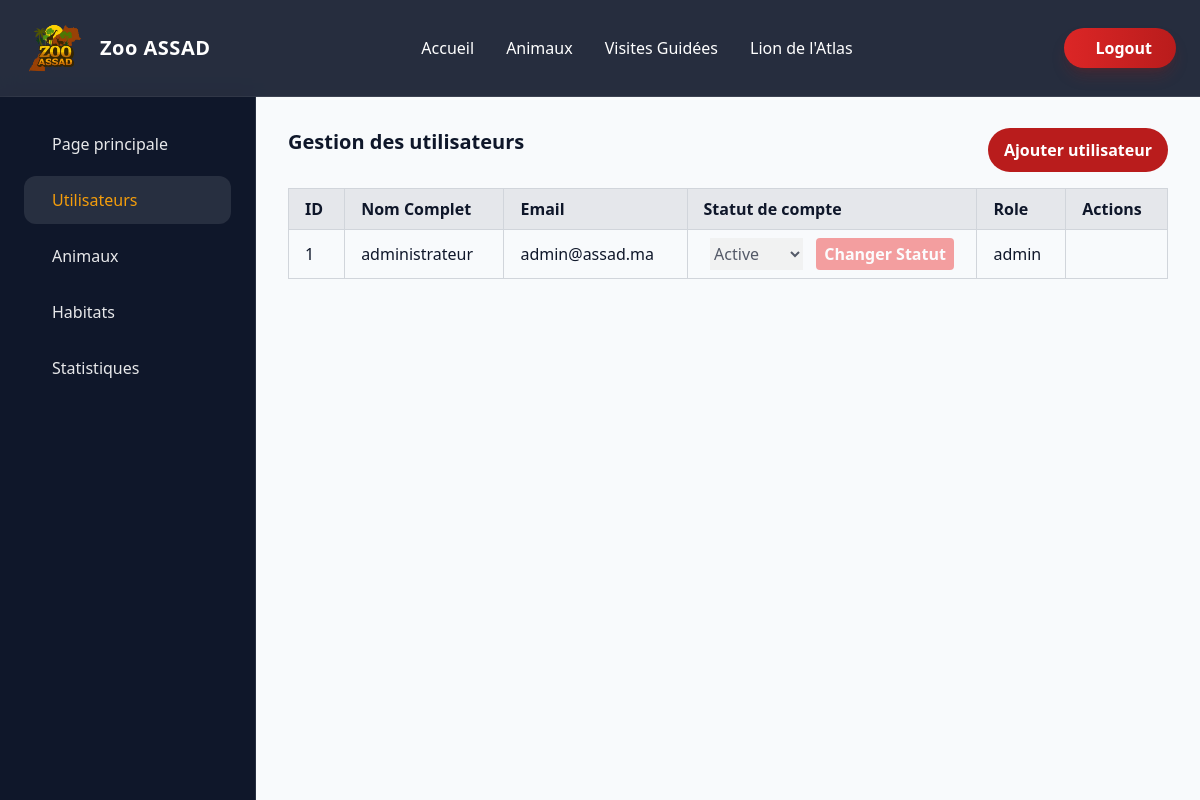
/pages/admin/manage_users.php (signed in), run on an earlier commit of the app's database.
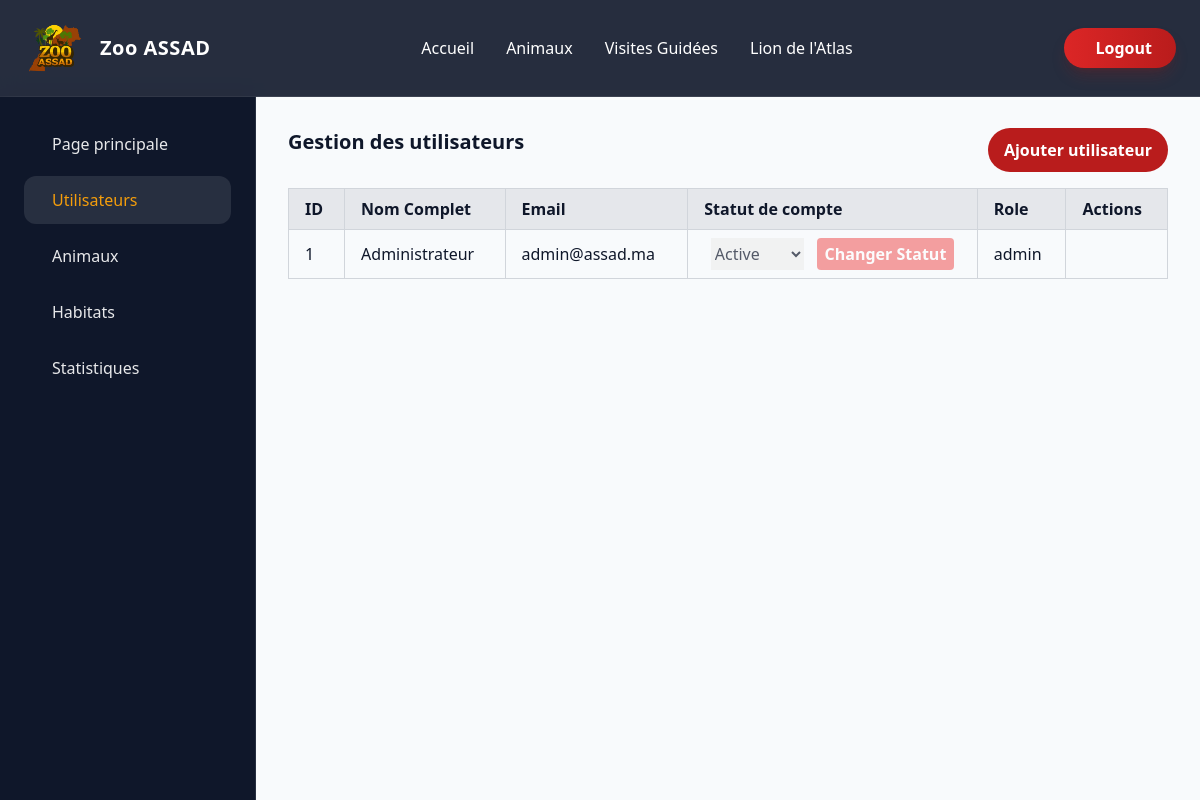
And on a later commit of the database.
### tables this page shows
CREATE TABLE utilisateurs (
    id_utilisateur INT AUTO_INCREMENT PRIMARY KEY,
    nom_complet VARCHAR(50) NOT NULL,
    email VARCHAR(256) UNIQUE NOT NULL,
    `role` ENUM('admin','visiteur','guide') NOT NULL,
    mot_de_passe VARCHAR(255) NOT NULL,
    statut_de_compet ENUM('active','blocked','en_attente') DEFAULT 'active'
);

### pages/admin/manage_users.php (the view, shortened to what this page needs)
<?php
require_once '../../config/db.php';
$users = $connexion->query("SELECT * FROM utilisateurs order by id_utilisateur desc");
?>
<!DOCTYPE html>
<html lang="fr">
<head>
  <script src="https://cdn.tailwindcss.com"></script>
  <script src="../../assets/js/tailwind-config.js"></script>
  <link rel="stylesheet" href="../../assets/css/style.css">
  <link href='https://cdn.boxicons.com/3.0.6/fonts/basic/boxicons.min.css' rel='stylesheet'>
</head>
<body class="bg-light text-dark font-sans">
  <header class="fixed top-0 w-full z-50 bg-dark/90 backdrop-blur-md border-b border-white/10">
    <div class="max-w-7xl mx-auto flex justify-between items-center px-6 py-4 text-white">
      <div class="flex items-center gap-3 group cursor-pointer">
        <div class="relative w-15 h-16">
          <img src="../../assets/images/assad_logo.png" alt="Logo Zoo ASSAD"
            class="w-full h-full object-contain logo-anim">
        </div>
        <h1 class="text-xl font-bold tracking-wide transition-colors duration-300 group-hover:text-accent">
          Zoo ASSAD
        </h1>
      </div>
      <nav class="hidden md:flex gap-8 font-medium">
        <a href="../../index.php" class="hover:text-accent transition">Accueil</a>
        <a href="../public/animals.php" class="hover:text-accent transition">Animaux</a>
        <a href="../public/visits.php" class="hover:text-accent transition">Visites Guidées</a>
        <a href="../public/lion.php" class="hover:text-accent transition">Lion de l'Atlas</a>
      </nav>
      <button onclick="window.location.href='../../actions/logout.php'" class="group flex items-center gap-2
         bg-gradient-to-r from-red-600 to-red-700
         text-white px-6 py-2 rounded-full font-semibold
         shadow-lg shadow-red-900/30
         hover:scale-105 hover:shadow-xl
         transition-all duration-300">
        <span>Logout</span>
      </button>
    </div>
  </header>
  <div class="flex pt-24">
    <aside class="fixed left-0 top-24 h-[calc(100vh-6rem)] w-64 bg-dark text-white border-r border-white/10">
      <div class="p-6">
        <a href="dashboard.php" class="flex items-center gap-3 px-4 py-3 rounded-xl
                    font-medium text-white/90
                    hover:bg-white/10 hover:text-accent
                    transition-all duration-300 group  mb-2">
          <span>Page principale</span>
        </a>
        <a href="manage_users.php" class="flex items-center gap-3 px-4 py-3 rounded-xl
                     bg-white/10 text-accent font-medium
                    hover:bg-white/10 hover:text-accent
                    transition-all duration-300 group mb-2">
          <span>Utilisateurs</span>
        </a>
        <a href="manage_animals.php" class="flex items-center gap-3 px-4 py-3 rounded-xl
                    text-white/90 font-medium
                    hover:bg-white/10 hover:text-accent
                    transition-all duration-300 group mb-2">
          <span>Animaux</span>
        </a>
        <a href="manage_habitats.php" class="flex items-center gap-3 px-4 py-3 rounded-xl
                    text-white/90 font-medium
                    hover:bg-white/10 hover:text-accent
                    transition-all duration-300 group mb-2">
          <span>Habitats</span>
        </a>
        <a href="stats.php" class="flex items-center gap-3 px-4 py-3 rounded-xl
                    text-white/90 font-medium
                    hover:bg-white/10 hover:text-accent
                    transition-all duration-300 group mb-2">
          <span>Statistiques</span>
        </a>
      </div>
    </aside>
    <main class="ml-64 w-full p-8">
      <div class="flex justify-between mb-4">
        <h2 class="text-xl font-bold mb-4">Gestion des utilisateurs</h2>
        <button onclick="afficher_modal('s-inscrire-form')"
          class="bg-red-700 text-white px-4 rounded-full font-semibold hover:scale-105 transition-all">Ajouter
          utilisateur</button>
      </div>
      <table class="w-full text-left border-collapse">
        <thead class="bg-gray-200">
          <tr>
            <th class="px-4 py-2 border border-gray-300">ID</th>
            <th class="px-4 py-2 border border-gray-300">Nom Complet</th>
            <th class="px-4 py-2 border border-gray-300">Email</th>
            <th class="px-4 py-2 border border-gray-300">Statut de compte</th>
            <th class="px-4 py-2 border border-gray-300">Role</th>
            <th class="px-4 py-2 border border-gray-300">Actions</th>
          </tr>
        </thead>
        <tbody>
          <?php while ($user = $users->fetch_assoc()): ?>
            <tr class="hover:bg-gray-100">
              <td class="px-4 py-2 border border-gray-300"><?= $user['id_utilisateur']; ?></td>
              <td class="px-4 py-2 border border-gray-300"><?= $user['nom_complet']; ?></td>
              <td class="px-4 py-2 border border-gray-300"><?= $user['email']; ?></td>
              <td class="px-4 py-2 border border-gray-300">
                <form action="../../actions/user_crud.php?id=<?= $user['id_utilisateur']; ?>" method="POST"
                  class="flex justify-around">
                  <select <?= $user['role'] === 'admin' ? 'disabled' : '' ?> name="statut_de_compet">
                    <option value="active" <?= $user['statut_de_compet'] === 'active' ? 'selected' : '' ?>>Active</option>
                  </select>
                  <button type="submit" name="changer_status"
                    style="<?= $user['role'] === 'admin' ? 'pointer-events:none; opacity:0.5; cursor:not-allowed;' : '' ?>"
                    class="bg-red-500 text-white px-2 py-1  rounded font-semibold hover:scale-105 transition-all">Changer
                    Statut</button>
                </form>
              </td>
              <td class="px-4 py-2 border border-gray-300"><?= $user['role']; ?></td>
              <td class="px-4 py-2 border border-gray-300">
              </td>
            </tr>
          <?php endwhile; ?>
        </tbody>
      </table>
    </main>
  </div>
</body>
</html>

### assets/css/style.css (style rules this page uses)
* { box-sizing: border-box; }
body { overflow-x: hidden; }
.logo-anim { animation: float 2s ease-in-out infinite; transition: transform 0.4s ease, filter 0.4s ease; }
.logo-anim { transition: transform 0.3s ease; }

What changed in the data, as far as the page shows it:
changed utilisateurs "admin@assad.ma": nom_complet "administrateur" → "Administrateur"
